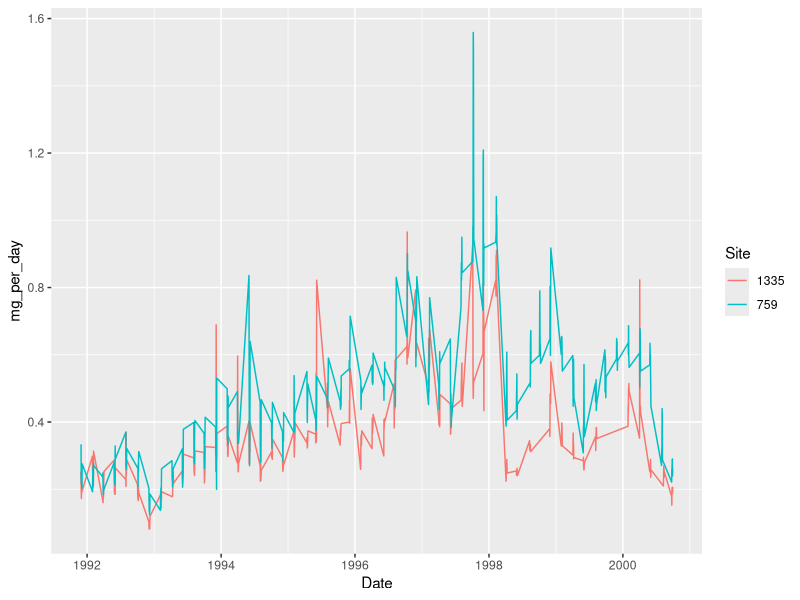
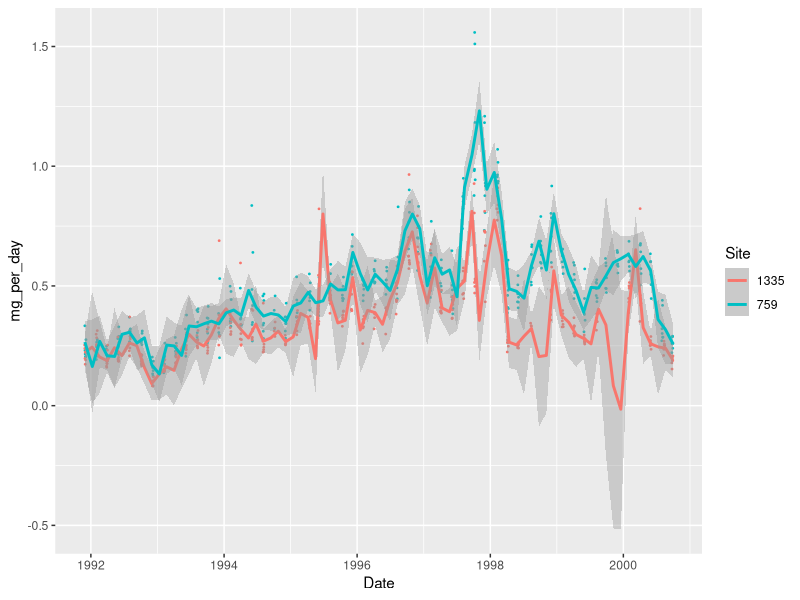

The R source for these figures, in order:
## ---- chunk 1
knitr::opts_chunk$set(collapse = TRUE, warnings = FALSE)
## ---- chunk 2
library(tidyverse)
library(lubridate)
## ---- chunk 3
# load the package
library(readxl)
# only import the second sheet
analytes <- read_excel("data/analytes_data.xlsx",
                       sheet = 2)
## ---- chunk 4
# excel_sheets() shows the sheet names
excel_sheets("data/analytes_data.xlsx")
analytes <- read_excel("data/analytes_data.xlsx", sheet = "Site_759")
## ---- chunk 5
head(analytes)
## ---- chunk 6
# only keep sheet names that contain actual data
sheets <- excel_sheets("data/analytes_data.xlsx")[2:3]
# map the reading to each sheet
library(purrr)
analytes <- map_dfr(sheets,
                    ~ read_excel("data/analytes_data.xlsx", sheet = .x))
## ---- chunk 7
# all same compound
analytes$Analyte <- "x"
## ---- chunk 8
library(dplyr)
analytes <- rename(analytes, Site = 1, Date = 3, mg_per_day = 4)
## ---- chunk 9
analytes <- mutate(analytes, Site = as.character(Site))
## ---- chunk 10
write.csv(analytes, "data/analytes_data_clean.csv",
          row.names = FALSE)
## ---- chunk 11
library(ggplot2)
ggplot(analytes, 
       aes(x = Date, y = mg_per_day, colour = Site)) +
  geom_line()
# line plot is not great because of the periodicity (bursts of sampling)

# smooth line that doesn't smooth too much:
ggplot(analytes, aes(x = Date, y = mg_per_day, colour = Site)) +
  geom_point(size = 0.3) +
  geom_smooth(span = 0.05)
# careful: creates artificial dip in site 1335 to fit the data.
# confidence interval shows uncertainty.
## ---- chunk 12
# chem <- read_csv("tailored_data_R.csv") 
# head(chem)
## ---- chunk 13
# chem$`Site code` <- as.factor(chem$`Site code`)
# chem$Analyte <- as.factor(chem$Analyte)
# chem$Date <- as.Date(chem$Date, format =  "%d/%m/%Y")
# 
# head(chem)
## ---- chunk 14
# ggplot(data = chem,
#        aes(x = Date,
#            y = `mg/day`)) +
#    geom_point()
